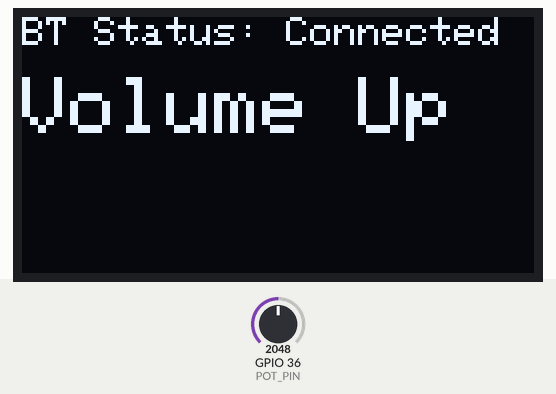
Recording of a sketch running on a simulated ESP32. Parts: 128×64 one-colour display. The inputs (shaded band) are chosen by the test bench; at power-on: GPIO 36 (POT_PIN) = 2048. USB keyboard and mouse output is not drawn; what the sketch prints to the serial monitor is not drawn.

Above: at 1.1 s.
At 2.29 s:
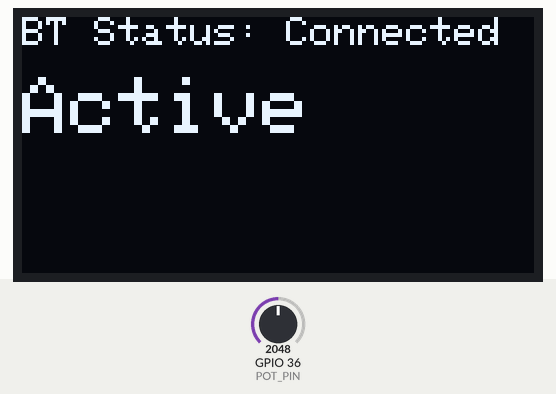
2.3 s: GPIO 36 (POT_PIN) set to 1228
At 3.0 s:
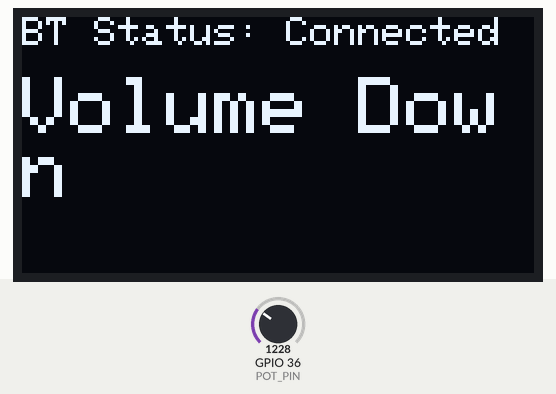
Timing chart, 0 to 5.3 s (numbered marks = the images above; inputs shaded):
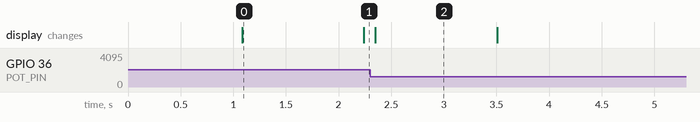

The sketch:

vol_ctrl_iPhone_.ino
```cpp
#include <Wire.h>
#include <Adafruit_GFX.h>
#include <Adafruit_SSD1306.h>
#include <BleKeyboard.h>

// =========================================================
// ESP32 Pin Config
// =========================================================
// Potentiometer middle pin (VP - Analog input)
#define POT_PIN 36

// OLED I2C Pins
#define OLED_SDA 17
#define OLED_SCL 5
#define SCREEN_WIDTH 128
#define SCREEN_HEIGHT 64
// The last parameter -1 indicates no reset pin is used.
Adafruit_SSD1306 display(SCREEN_WIDTH, SCREEN_HEIGHT, &Wire1, -1);

// Bluetooth HID
BleKeyboard bleKeyboard("ESP32_Vol_Controller", "Espressif", 100);

// =========================================================
// Global State Variables
// =========================================================
// Variables for smoothing the potentiometer readings (Moving Average Filter)
const int numReadings = 5;
int readings[numReadings];
int readIndex = 0;
long total = 0;
int averagePotValue = 0;
int lastAverageValue = -1;
int lastVolumePercent = -1;
// Increased sensitivity (deadzone = 2) for responsive control
const int deadzone = 2;

// Display Message State
String displayMessage = "Active";
unsigned long displayMessageEndTime = 0;
const unsigned long actionMessageDuration = 1000; // Show action message for 1 second

// =========================================================
// Setup
// =========================================================
void setup() {
  Serial.begin(115200);
  Serial.println("--- ESP32 Volume Controller Initializing ---");

  // --- Initialize OLED ---
  // Use secondary I2C bus for the OLED
  Wire1.begin(OLED_SDA, OLED_SCL);
  if (!display.begin(SSD1306_SWITCHCAPVCC, 0x3C)) {
      Serial.println(F("SSD1306 allocation failed"));
      // Stay in an infinite loop if initialization fails
      for (;;);
  }

  display.clearDisplay();
  display.setTextSize(1);
  display.setTextColor(SSD1306_WHITE);
  display.setCursor(0, 0);
  display.println("System Initializing...");

  // CRITICAL: Enable word wrapping for the display
  display.setTextWrap(true);

  display.display();
  delay(1000);

  // --- Initialize Bluetooth HID ---
  bleKeyboard.begin();

  // Initialize all readings for the smoothing filter
  for (int i = 0; i < numReadings; i++) {
      readings[i] = 0;
  }
}

// =========================================================
// Main Loop
// =========================================================
void loop() {

  // ---------------------------------------------------------
  // 1. Handle Potentiometer (Volume Control)
  // ---------------------------------------------------------
  if (bleKeyboard.isConnected()) {
      // --- Analog Averaging Filter (Smoothing) ---
      total = total - readings[readIndex];
      readings[readIndex] = analogRead(POT_PIN);
      total = total + readings[readIndex];
      readIndex = (readIndex + 1) % numReadings;

      // Calculate the average
      averagePotValue = total / numReadings;

      // --- Map the smoothed value to a percentage ---
      // ESP32 analog read is 0 to 4095
      int volumePercent = map(averagePotValue, 0, 4095, 0, 100);

      // --- Send Volume Commands ---
      // Check if the change exceeds the sensitivity threshold (deadzone)
      if (abs(averagePotValue - lastAverageValue) > deadzone) {

          if (volumePercent > lastVolumePercent) {
              // Volume Up
              bleKeyboard.write(KEY_MEDIA_VOLUME_UP);
              displayMessage = "Volume Up";
              displayMessageEndTime = millis() + actionMessageDuration;
          } else if (volumePercent < lastVolumePercent) {
              // Volume Down
              bleKeyboard.write(KEY_MEDIA_VOLUME_DOWN);
              displayMessage = "Volume Down";
              displayMessageEndTime = millis() + actionMessageDuration;
          }

          lastAverageValue = averagePotValue;
          lastVolumePercent = volumePercent;
      }

      // ---------------------------------------------------------
      // 2. Update Display
      // ---------------------------------------------------------

      // Check if the action message timeout has expired
      if (millis() > displayMessageEndTime) {
          // Revert to "Active" status if the knob isn't being moved
          if (abs(averagePotValue - lastAverageValue) <= deadzone) {
              displayMessage = "Active";
          }
      }

      display.clearDisplay();

      // Status Line (Top, Size 1) - Shows BT Connection Status
      display.setTextSize(1);
      display.setCursor(0, 0);
      display.print("BT Status: ");
      display.println(bleKeyboard.isConnected() ? "Connected" : "Scanning");

      // Main Action Message (Middle, Size 2) - Shows Volume Up/Down or Active/Disconnected
      display.setTextSize(2);
      display.setCursor(0, 15); // Moved down slightly to give space for the title
      display.println(displayMessage);

      display.display();
  } else {
      // If not connected, display scanning status
      display.clearDisplay();
      display.setTextSize(1);
      display.setTextColor(SSD1306_WHITE);
      display.setCursor(0, 0);
      display.println("BT Status: Scanning...");
      display.setCursor(0, 10);
      display.println("Pair with iPhone now.");
      display.display();

      // Reset action message when disconnected
      displayMessage = "BT Disconnected";
  }

  delay(10); // Maintain a fast loop cycle
}
```

Measured:
- after the input at 2.3 s, the display: changes after 0.05 s (image 2)
- what the display in image 0 shows lasts 1.1 s, from 1.1 s to 2.2 s
